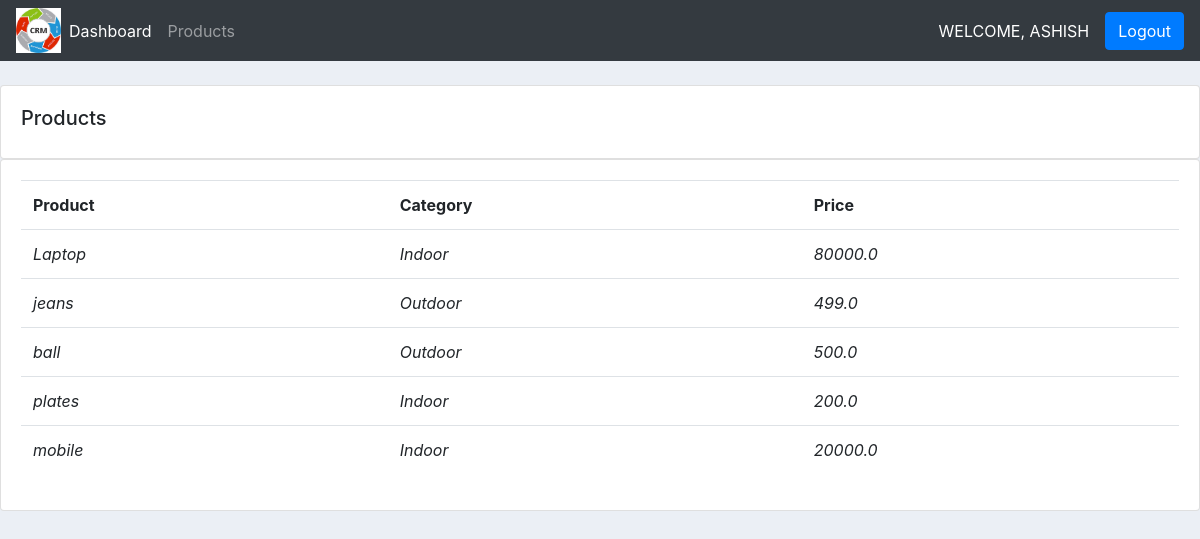
Screenshot of /products/ (signed in) with the database file from the repository.
### accounts/models.py (models this page shows, shortened)
class Product(models.Model):
    CATEGORY = (
                ('Indoor','Indoor'),
                ('Outdoor','Outdoor'),
            )
    name = models.CharField(max_length=200, null=True)
    price = models.FloatField(null=True)
    category= models.CharField(max_length=200, null=True,choices=CATEGORY)
    description = models.CharField(max_length=600, null=True, blank=True)
    date_created = models.DateTimeField(auto_now_add=True, null=True)
    tags = models.ManyToManyField(Tag)
    objects = models.Manager()

### accounts/decorators.py (the view)
        def wrapper_func(request, *args, **kwargs):
            group = None
            if request.user.groups.exists():
                group = request.user.groups.all()[0].name
            if group in allowed_roles:
                return view_func(request, *args, **kwargs)
            else:
                return HttpResponse("You are not authorized to view this page.")

### accounts/views.py (called while the page is built)
@login_required(login_url='login')
@allowed_users(allowed_roles=['admin'])
def products(request):
    products = Product.objects.all()
    return render(request,'products.html',{'products':products})

### templates/products.html (shortened to what this page needs)
{% extends 'base.html' %}
{% block body %}
		<br>
		<div class="row">
			<div class="col-md">
				<div class="card card-body">
					<h5>Products</h5>
				</div>
				<div class="card card-body">
					<table class="table">
						<tr>
							<th>Product</th>
							<th>Category</th>
							<th>Price</th>
						</tr>
						{% for item in products %}
							<tr>
								<td><i>{{item.name}}</i></td>
								<td><i>{{item.category}}</i></td>
								<td><i>{{item.price}}</i></td>
							</tr>
						{% endfor %}
					</table>
				</div>
			</div>
		</div>
{% endblock body %}

### templates/base.html (shortened to what this page needs)
{% load static %}
<!doctype html>
<html lang="en">
  <head>
    <link rel="stylesheet" href="https://stackpath.bootstrapcdn.com/bootstrap/4.4.1/css/bootstrap.min.css">
    <link rel="stylesheet" type="text/css" href="{% static '/css/main.css' %}">
  </head>
  <body>
    <nav class="navbar navbar-expand-lg navbar-dark bg-dark">
      <img src={% static 'images/logo.jpg' %} height="45px" width="45px">
      <div class="collapse navbar-collapse" id="navbarNav">
        <ul class="navbar-nav">
          {% if request.user.is_staff %}
          <li class="nav-item active">
            <a class="nav-link" href="{% url 'home' %}">Dashboard</a>
          </li>
          <li class="nav-item">
            <a class="nav-link" href="{% url 'products' %}">Products</a>
          </li>
          {% else %}
          <li class="nav-item">
            <a class="nav-link" href="{% url 'account' %}">Settings</a>
          </li>
          {% endif %}
        </ul>
      </div>
      <span style="text-transform:uppercase;color:white">Welcome,&nbsp{{request.user}}</span>
      <span class="ml-3 btn btn-primary"><a href="{% url 'logout' %}" style="color:white">Logout</a></span>
    </nav>
    {% block body %}
    {% endblock body %}
  </body>
</html>

### static/css/main.css (style rules this page uses)
body { background-color: #ebeff5; }

### rows the page displays
Product: name "Laptop", category "Indoor", price "80000.0"
Product: name "jeans", category "Outdoor", price "499.0"
Product: name "ball", category "Outdoor", price "500.0"
Product: name "plates", category "Indoor", price "200.0"
Product: name "mobile", category "Indoor", price "20000.0"

### other values shown
{{ request.user }} "ASHISH"
